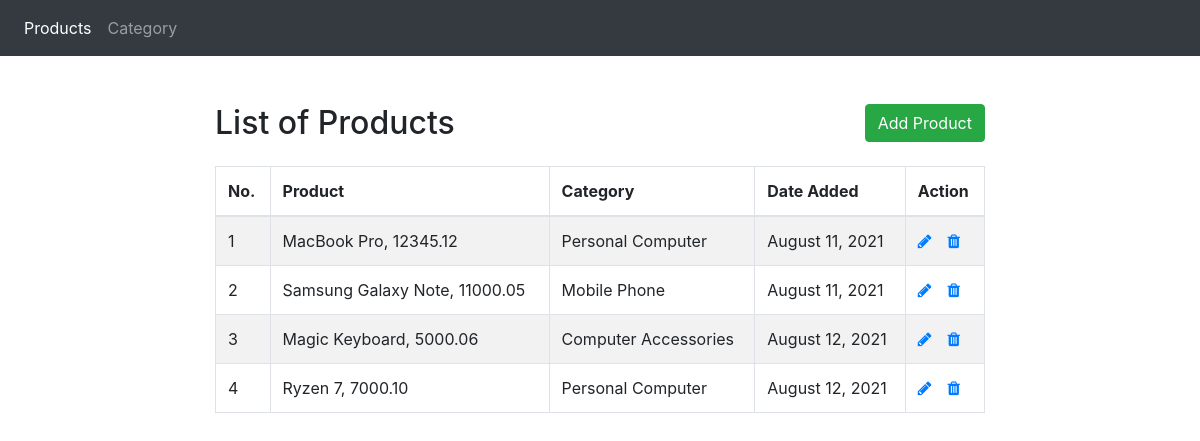
/products.php, run on the app's committed database.
### tables this page shows
CREATE TABLE `products` (
  `id` int(11) NOT NULL,
  `product_name` varchar(255) NOT NULL,
  `product_price` decimal(15,2) UNSIGNED DEFAULT NULL,
  `category_id` int(11) NOT NULL,
  `date_added` date NOT NULL
);

CREATE TABLE `category` (
  `category_id` int(11) NOT NULL,
  `category_name` varchar(255) NOT NULL,
  `category_description` varchar(255) NOT NULL
);

### products.php (the view, shortened to what this page needs)
<!DOCTYPE html>
<html lang="en">
<head>
    <?php require "layouts/app.php"; ?>
</head>
<body>
    <div class="wrapper">
        <div class="container-fluid">
            <div class="row">
                <div class="col-md-8 mx-auto">
                    <div class="mt-5 mb-3 clearfix">
                        <h2 class="pull-left">List of Products</h2>
                        <a href="crud_product/create.php" class="btn btn-success pull-right">Add Product</a>
                    </div>
                    <?php
                    require_once "config.php";
                    $sql = "SELECT * FROM products
                            INNER JOIN category as category ON category.category_id = products.category_id";
                    $count = 1;
                    if ($result = mysqli_query($link, $sql)) {
                        if (mysqli_num_rows($result) > 0) {
                            echo '<table class="table table-bordered table-striped">';
                            echo "<thead>";
                            echo "<tr>";
                            echo "<th>No.</th>";
                            echo "<th>Product</th>";
                            echo "<th>Category</th>";
                            echo "<th>Date Added</th>";
                            echo "<th>Action</th>";
                            echo "</tr>";
                            echo "</thead>";
                            echo "<tbody>";
                            while ($row = mysqli_fetch_array($result)) {
                                echo "<tr>";
                                echo "<td>" . $count . "</td>";
                                echo "<td>" . $row['product_name'] . ', ' . number_format($row['product_price'], 2, '.', '') . "</td>";
                                echo "<td>" . $row['category_name'] . "</td>";
                                echo "<td>" . date('F d, Y', strtotime($row['date_added'])) . "</td>";
                                echo "<td>";
                                echo '<a href="crud_product/update.php?id=' . $row['id'] . '" class="mr-3" title="Update Record" data-toggle="tooltip"><span class="fa fa-pencil"></span></a>';
                                echo '<a href="crud_product/delete.php?id=' . $row['id'] . '" title="Delete Record" data-toggle="tooltip"><span class="fa fa-trash"></span></a>';
                                echo "</td>";
                                echo "</tr>";
                                $count = $count + 1;
                            }
                            echo "</tbody>";
                            echo "</table>";
                        } else {
                            echo '<div class="alert alert-danger"><em>No records were found.</em></div>';
                        }
                    } else {
                        echo "Oops! Something went wrong. Please try again later.";
                    }
                    ?>
                </div>
            </div>
        </div>
    </div>
</body>
</html>

### layouts/app.php (shortened to what this page needs)
<!DOCTYPE html>
<html lang="en">
<head>
    <link rel="stylesheet" href="https://stackpath.bootstrapcdn.com/bootstrap/4.5.2/css/bootstrap.min.css">
    <link rel="stylesheet" href="https://maxcdn.bootstrapcdn.com/font-awesome/4.7.0/css/font-awesome.min.css">
</head>
<body>
<nav class="navbar navbar-expand-sm bg-dark navbar-dark">
  <ul class="navbar-nav">
    <li class="nav-item active">
      <a class="nav-link" href="../product_listing/products.php">Products</a>
    </li>
    <li class="nav-item">
      <a class="nav-link" href="../product_listing/category.php">Category</a>
    </li>
  </ul>
</nav>
</body>
</html>

### data on the page
products: product_name "MacBook Pro", product_price "12345.12", category.category_name "Personal Computer", date_added "August 11, 2021"
products: product_name "Samsung Galaxy Note", product_price "11000.05", category.category_name "Mobile Phone", date_added "August 11, 2021"
products: product_name "Magic Keyboard", product_price "5000.06", category.category_name "Computer Accessories", date_added "August 12, 2021"
products: product_name "Ryzen 7", product_price "7000.10", category.category_name "Personal Computer", date_added "August 12, 2021"
